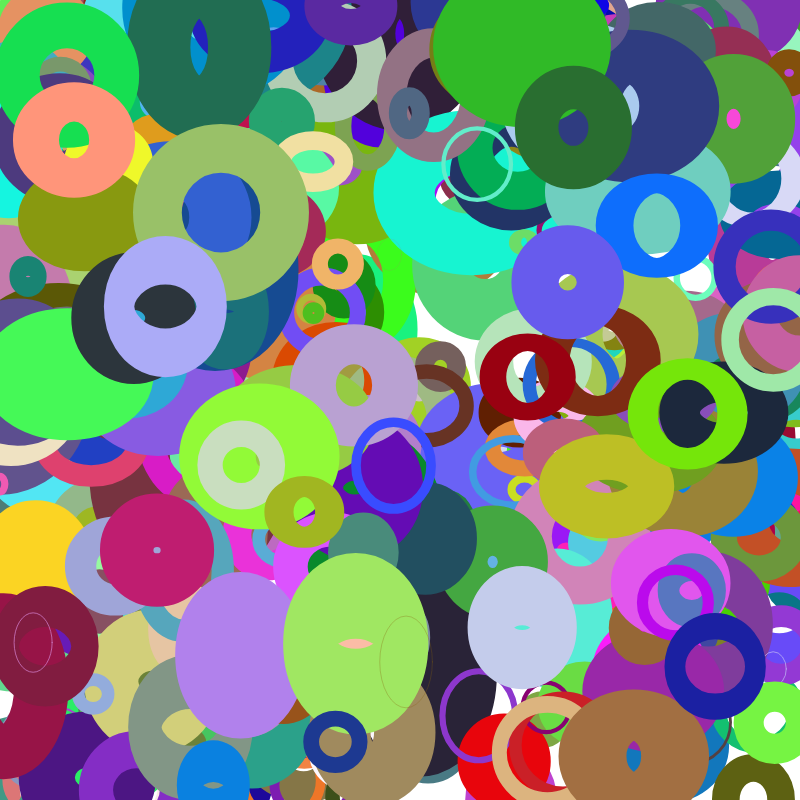
Frame 1 (no input)
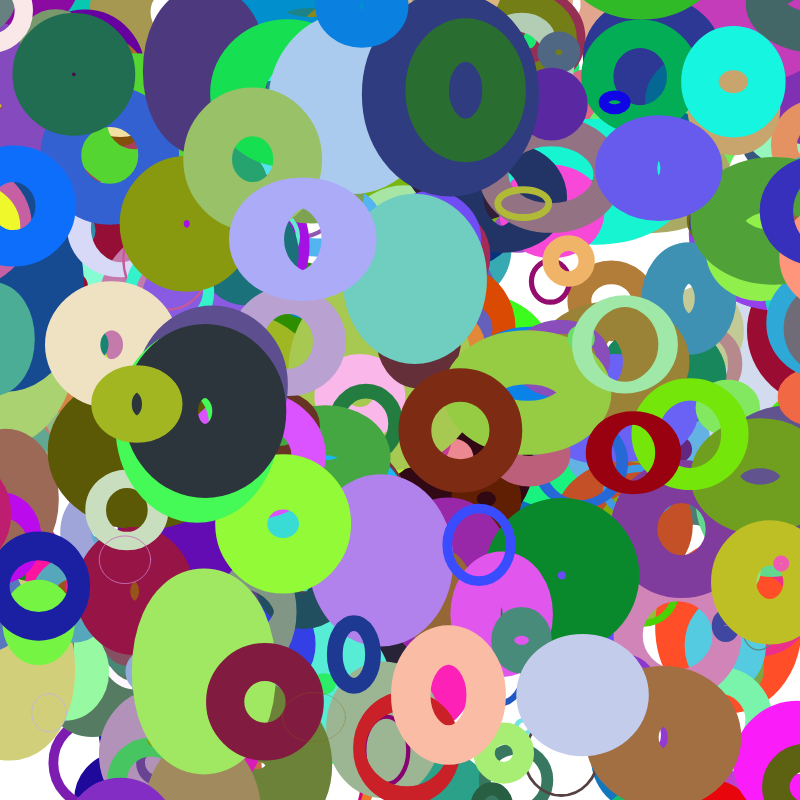
Frame 60 (no input)
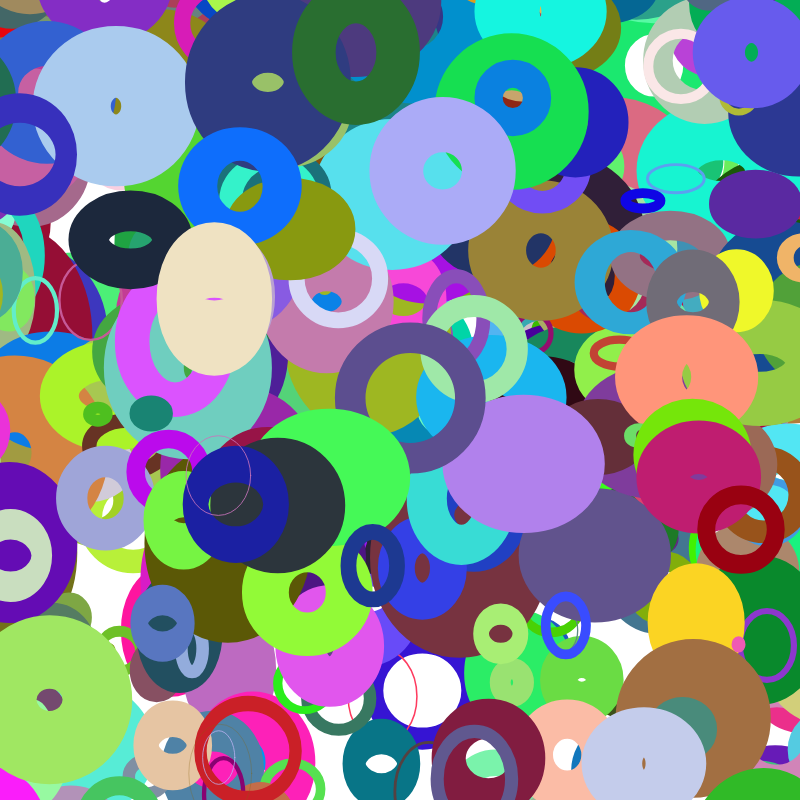
Frame 120 (the mouse pressed at the canvas centre since frame 60)

The p5.js sketch that drew these frames (run headless with seeded random() and noise() and a simulated clock; from frame 60 on, the mouse is pressed at the canvas centre):

// p5.js sketch
// ── sketch.js
// noise-modulated colored ellipses drifting across a large canvas.
// Click to add another batch; capped at MAX_CIRCLES (each batch is BATCH).

const BATCH = 400;
const MAX_CIRCLES = 800;
const circles = [];

function setup() {
  createCanvas(800, 800);
  background(255);
  drawCircles();
}

function draw() {
  background(255);
  for (const c of circles) c.updateMe();
}

function mouseReleased() {
  if (mouseX < 0 || mouseY < 0 || mouseX > width || mouseY > height) return;
  if (circles.length >= MAX_CIRCLES) circles.length = 0;
  drawCircles();
}

function drawCircles() {
  for (let i = 0; i <= BATCH; i++) circles.push(new Circle());
}

class Circle {
  constructor() {
    this.x = random(width);
    this.y = random(height);
    this.radius = random(100) + 10;
    this.fillcol = color(random(255), random(255), random(255));
    this.alph = random(100);
    this.xmove = random(-4, 4);
    this.ymove = random(-2, 2);
  }

  draw() {
    stroke(this.fillcol);
    strokeWeight(this.alph);
    noFill();
    ellipse(
      this.x,
      this.y,
      this.radius * 2 * noise(this.y / 100),
      this.radius * 2 * noise(this.x / 100)
    );
  }

  updateMe() {
    this.x += this.xmove;
    this.y += this.ymove;
    if (this.x > width + this.radius) this.x = -this.radius;
    if (this.x < -this.radius) this.x = width + this.radius;
    if (this.y > height + this.radius) this.y = -this.radius;
    if (this.y < -this.radius) this.y = height + this.radius;
    this.draw();
  }
}
